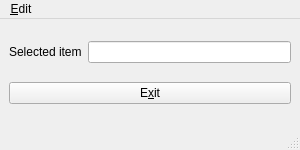
<?xml version="1.0" encoding="UTF-8"?>
<ui version="4.0">
 <class>MainWindow</class>
 <widget class="QMainWindow" name="MainWindow">
  <property name="geometry">
   <rect>
    <x>0</x>
    <y>0</y>
    <width>300</width>
    <height>150</height>
   </rect>
  </property>
  <property name="windowTitle">
   <string>MainWindow</string>
  </property>
  <widget class="QWidget" name="centralwidget">
   <layout class="QVBoxLayout" name="verticalLayout">
    <item>
     <layout class="QHBoxLayout" name="horizontalLayout">
      <item>
       <widget class="QLabel" name="label">
        <property name="text">
         <string>Selected item</string>
        </property>
       </widget>
      </item>
      <item>
       <widget class="QLineEdit" name="lineEdit"/>
      </item>
     </layout>
    </item>
    <item>
     <widget class="QPushButton" name="exitButton">
      <property name="text">
       <string>E&amp;xit</string>
      </property>
     </widget>
    </item>
   </layout>
  </widget>
  <widget class="QMenuBar" name="menubar">
   <property name="geometry">
    <rect>
     <x>0</x>
     <y>0</y>
     <width>300</width>
     <height>22</height>
    </rect>
   </property>
   <widget class="QMenu" name="menu_Edit">
    <property name="title">
     <string>&amp;Edit</string>
    </property>
    <addaction name="actionDialogOne"/>
    <addaction name="actionDialogTwo"/>
    <addaction name="separator"/>
    <addaction name="actionExit"/>
   </widget>
   <addaction name="menu_Edit"/>
  </widget>
  <widget class="QStatusBar" name="statusbar"/>
  <action name="actionDialogOne">
   <property name="text">
    <string>Dialog &amp;One</string>
   </property>
  </action>
  <action name="actionDialogTwo">
   <property name="text">
    <string>Dialog &amp;Two</string>
   </property>
  </action>
  <action name="actionExit">
   <property name="text">
    <string>E&amp;xit</string>
   </property>
  </action>
 </widget>
 <resources/>
 <connections/>
</ui>
